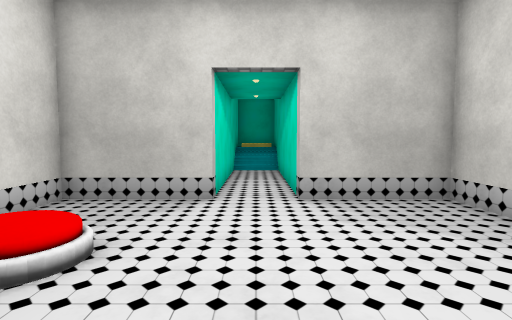
[1] (above)

12 first-person views from a walk through a scene from a Unity 3-D project. The camera is 1.4 m above the floor, tilts 4° down and sees 80° across. The floor is counted in squares, 1 m on a side. Each view is taken from the middle of a square. On the plan, view 1 faces up. The plan holds only what a view shows up to about 14 squares ahead; the rest is blank. The place goes on beyond the plan. The player character is not drawn. Door leaves are left out, so doorways stand open. Some surface patterns are stand-ins.

[2]
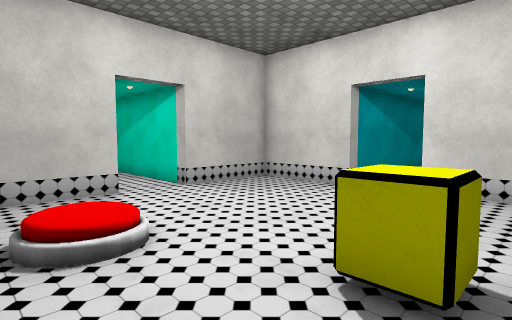

[3]
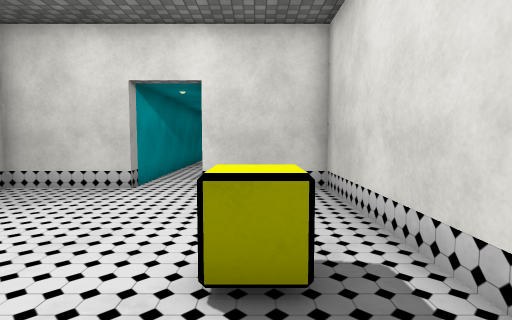

[4]
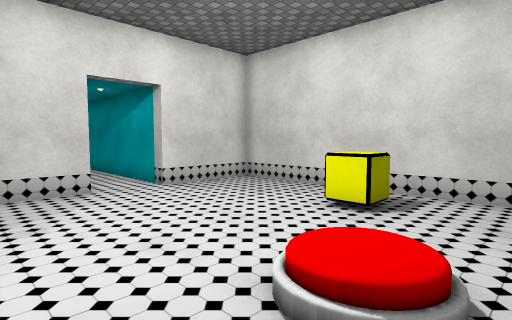

[5]
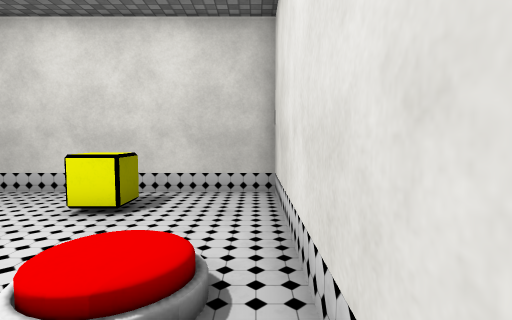

[6]
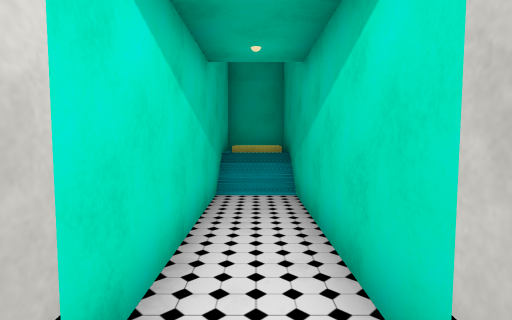

[7]
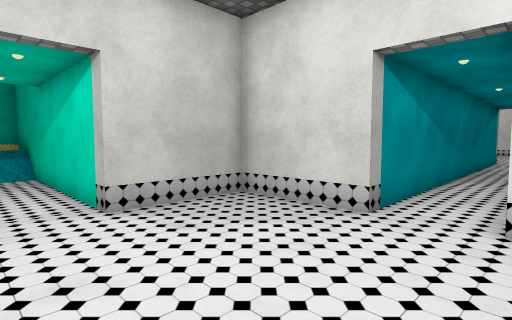

[8]
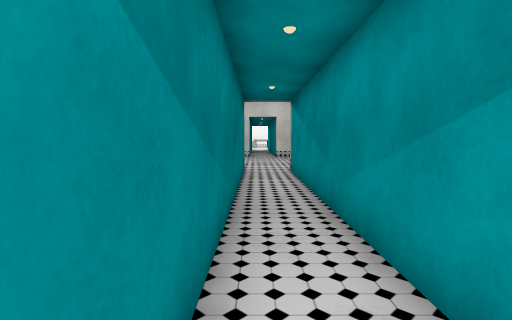

[9]
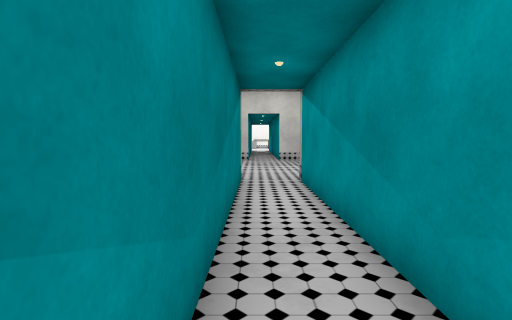

[10]
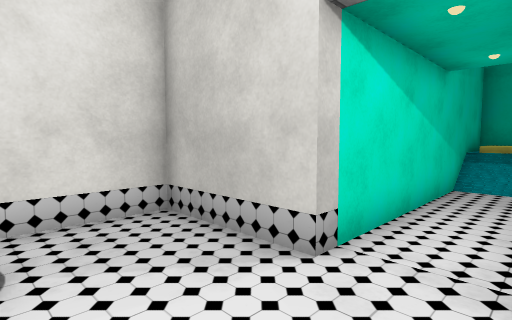

[11]
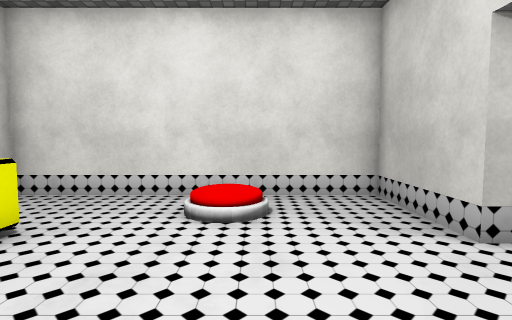

[12]
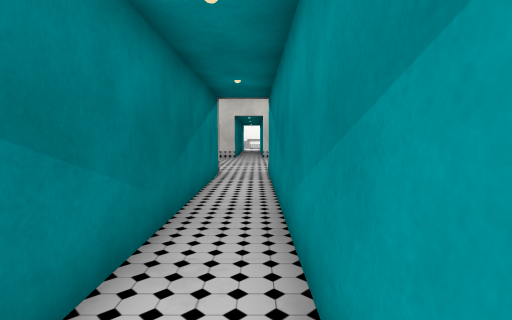

### Floor plan
Ten units are one square. View 1 is at (0, 0); x grows to the right and y downward. Boxes are objects, and circles mark ways between rooms. Rooms are numbered by the first view taken in them; rooms with no view inside come last. Other rooms are left out.
<svg viewBox="-50 -175 260 200">
<path fill="none" stroke="#000" d="M-10 -70 -45 -70 -45 20 45 20 45 -15M45 -35 45 -70 10 -70M45 -15 205 -15M205 -35 45 -35M10 -70 10 -170 -10 -170 -10 -70"/>
<rect x="-15" y="-5" width="10" height="10" fill="#bbb"><title>other object</title></rect>
<circle cx="50" cy="-25" r="3" fill="#2a7"/>
<circle cx="0" cy="-70" r="3" fill="#2a7"/>
<text x="0" y="-30">1</text>
<text x="120" y="-30">2</text>
<text x="0" y="-120">3</text>
</svg>
Room 1 opens to room 2. Room 1 opens to room 3.

Where each view was taken, in squares from view 1:
view 1: 0 up, 0 right, facing up
view 2: 1 down, 4 left, facing up-right
view 3: 0 up, 4 left, facing right
view 4: 6 up, 4 left, facing down-right
view 5: 6 up, 4 left, facing down
view 6: 6 up, 0 right, facing up
view 7: 1 up, 1 left, facing up-right
view 8: 3 up, 7 right, facing right
view 9: 3 up, 10 right, facing right
view 10: 4 up, 1 right, facing up-left
view 11: 4 up, 3 right, facing left
view 12: 2 up, 8 right, facing right
